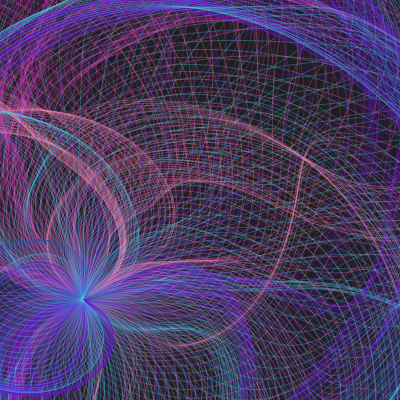
Frame 1 (no input)
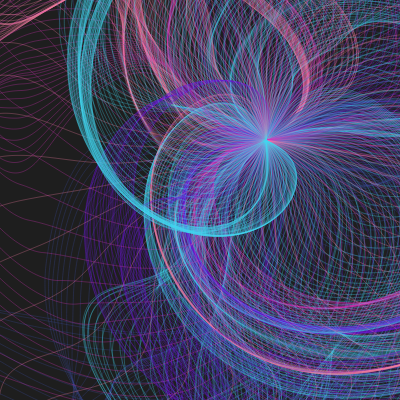
Frame 2 (the mouse pressed at the canvas centre, redrawn once)

The p5.js sketch that drew these frames (run headless with seeded random() and noise() and a simulated clock; the mouse was pressed at the canvas centre and the sketch redrawn once):

// p5.js sketch
// ── sketch.js
let colors = ["#43d6f0", "#d633b8", "#6919d1", "#f781a6", "#394a99"]

let sd = 0;

function setup() {
  createCanvas(400, 400);
  angleMode(DEGREES)
  noLoop();

  sd = random(100);
}

function draw() {
  background(30);

  noFill();

  let ox = random(width);
  let oy = random(height);
  for (let k = 1; k <= 30; k++) {
    let c = color(colors[floor(random(colors.length))]);
    c.setAlpha(80);
    stroke(c);

    noiseSeed(k * sd);
    for (let i = 0; i < 50; i++) {
      beginShape();

      for (let j = 0; j < width * 1.2; j++) {
        let x = ox + j * cos(noise(i * 0.01, j * 0.001) * 360 * 2);
        let y = oy + j * sin(noise(i * 0.01, j * 0.001) * 360 * 2);

        curveVertex(x, y);
      }

      endShape();
    }
  }
}
